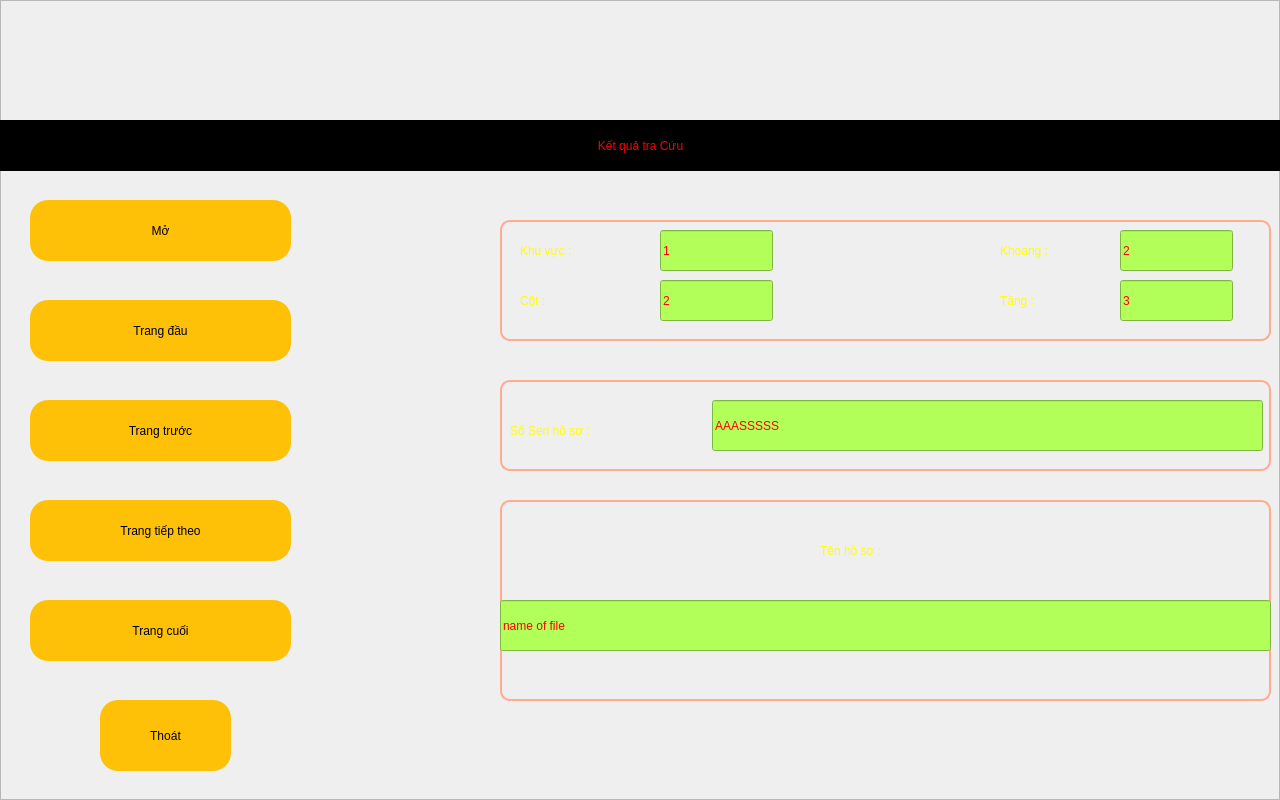
<?xml version="1.0" encoding="UTF-8"?>
<ui version="4.0">
 <class>fKetQuaTraCuu</class>
 <widget class="QWidget" name="fKetQuaTraCuu">
  <property name="geometry">
   <rect>
    <x>0</x>
    <y>0</y>
    <width>1280</width>
    <height>800</height>
   </rect>
  </property>
  <property name="windowTitle">
   <string>Form</string>
  </property>
  <property name="styleSheet">
   <string notr="true"/>
  </property>
  <widget class="QFrame" name="frame">
   <property name="geometry">
    <rect>
     <x>0</x>
     <y>0</y>
     <width>1280</width>
     <height>800</height>
    </rect>
   </property>
   <property name="styleSheet">
    <string notr="true">.QFrame{background-image: url(:/images/darkbg.jpg);}.QPushButton:pressed { background-color: #4164ff}.QPushButton{border-radius: 18px;background-color: #FFC107;font: 75 18pt bold &quot;Ubuntu&quot;;}.QLabel{color:#FF8F00;font: 75 24pt &quot;Ubuntu&quot;;}.QLineEdit{background-color:#B2FF59;font: 75 32pt &quot;Ubuntu&quot;; color: #ff0000}.QGroupBox {border: 2px solid #FFAB91;border-radius: 10px;}
</string>
   </property>
   <property name="frameShape">
    <enum>QFrame::StyledPanel</enum>
   </property>
   <property name="frameShadow">
    <enum>QFrame::Raised</enum>
   </property>
   <widget class="QLabel" name="label">
    <property name="enabled">
     <bool>true</bool>
    </property>
    <property name="geometry">
     <rect>
      <x>0</x>
      <y>120</y>
      <width>1281</width>
      <height>51</height>
     </rect>
    </property>
    <property name="styleSheet">
     <string notr="true">font: 75 32pt &quot;Ubuntu&quot;;background-color: rgb(0, 0, 0);color: rgb(255, 0, 0);</string>
    </property>
    <property name="text">
     <string>Kết quả tra Cứu</string>
    </property>
    <property name="alignment">
     <set>Qt::AlignCenter</set>
    </property>
    <property name="margin">
     <number>0</number>
    </property>
   </widget>
   <widget class="QPushButton" name="btMo">
    <property name="geometry">
     <rect>
      <x>30</x>
      <y>200</y>
      <width>261</width>
      <height>61</height>
     </rect>
    </property>
    <property name="text">
     <string>Mở</string>
    </property>
   </widget>
   <widget class="QPushButton" name="btExit">
    <property name="geometry">
     <rect>
      <x>100</x>
      <y>700</y>
      <width>131</width>
      <height>71</height>
     </rect>
    </property>
    <property name="text">
     <string>Thoát</string>
    </property>
   </widget>
   <widget class="QPushButton" name="btTrangDau">
    <property name="geometry">
     <rect>
      <x>30</x>
      <y>300</y>
      <width>261</width>
      <height>61</height>
     </rect>
    </property>
    <property name="text">
     <string>Trang đầu</string>
    </property>
   </widget>
   <widget class="QPushButton" name="btTrangTruoc">
    <property name="geometry">
     <rect>
      <x>30</x>
      <y>400</y>
      <width>261</width>
      <height>61</height>
     </rect>
    </property>
    <property name="text">
     <string>Trang trước</string>
    </property>
   </widget>
   <widget class="QPushButton" name="btTrangTiepTheo">
    <property name="geometry">
     <rect>
      <x>30</x>
      <y>500</y>
      <width>261</width>
      <height>61</height>
     </rect>
    </property>
    <property name="text">
     <string>Trang tiếp theo</string>
    </property>
   </widget>
   <widget class="QPushButton" name="btTrangCuoi">
    <property name="geometry">
     <rect>
      <x>30</x>
      <y>600</y>
      <width>261</width>
      <height>61</height>
     </rect>
    </property>
    <property name="text">
     <string>Trang cuối</string>
    </property>
   </widget>
   <widget class="QGroupBox" name="grRight">
    <property name="geometry">
     <rect>
      <x>500</x>
      <y>220</y>
      <width>771</width>
      <height>121</height>
     </rect>
    </property>
    <property name="styleSheet">
     <string notr="true">.QLabel{color:#FFFF00 ;font: 75  22pt &quot;Ubuntu&quot;;}</string>
    </property>
    <property name="title">
     <string/>
    </property>
    <widget class="QLabel" name="lbTiemCanPhai">
     <property name="geometry">
      <rect>
       <x>20</x>
       <y>10</y>
       <width>111</width>
       <height>41</height>
      </rect>
     </property>
     <property name="text">
      <string>Khu vực :</string>
     </property>
    </widget>
    <widget class="QLabel" name="lbTiemCanPhai_2">
     <property name="geometry">
      <rect>
       <x>20</x>
       <y>60</y>
       <width>111</width>
       <height>41</height>
      </rect>
     </property>
     <property name="text">
      <string>Cột :</string>
     </property>
    </widget>
    <widget class="QLabel" name="lbTiemCanPhai_3">
     <property name="geometry">
      <rect>
       <x>500</x>
       <y>10</y>
       <width>111</width>
       <height>41</height>
      </rect>
     </property>
     <property name="text">
      <string>Khoang :</string>
     </property>
    </widget>
    <widget class="QLabel" name="lbTiemCanPhai_4">
     <property name="geometry">
      <rect>
       <x>500</x>
       <y>60</y>
       <width>111</width>
       <height>41</height>
      </rect>
     </property>
     <property name="text">
      <string>Tầng : </string>
     </property>
    </widget>
    <widget class="QLineEdit" name="leKhuVuc">
     <property name="geometry">
      <rect>
       <x>160</x>
       <y>10</y>
       <width>113</width>
       <height>41</height>
      </rect>
     </property>
     <property name="text">
      <string>1</string>
     </property>
    </widget>
    <widget class="QLineEdit" name="leCot">
     <property name="geometry">
      <rect>
       <x>160</x>
       <y>60</y>
       <width>113</width>
       <height>41</height>
      </rect>
     </property>
     <property name="text">
      <string>2</string>
     </property>
    </widget>
    <widget class="QLineEdit" name="leKhoang">
     <property name="geometry">
      <rect>
       <x>620</x>
       <y>10</y>
       <width>113</width>
       <height>41</height>
      </rect>
     </property>
     <property name="text">
      <string>2</string>
     </property>
    </widget>
    <widget class="QLineEdit" name="leTang">
     <property name="geometry">
      <rect>
       <x>620</x>
       <y>60</y>
       <width>113</width>
       <height>41</height>
      </rect>
     </property>
     <property name="text">
      <string>3</string>
     </property>
    </widget>
   </widget>
   <widget class="QGroupBox" name="grRight_2">
    <property name="geometry">
     <rect>
      <x>500</x>
      <y>380</y>
      <width>771</width>
      <height>91</height>
     </rect>
    </property>
    <property name="styleSheet">
     <string notr="true">.QLabel{color:#FFFF00 ;font: 75  22pt &quot;Ubuntu&quot;;}</string>
    </property>
    <property name="title">
     <string/>
    </property>
    <widget class="QLabel" name="lbTiemCanPhai_5">
     <property name="geometry">
      <rect>
       <x>10</x>
       <y>30</y>
       <width>201</width>
       <height>41</height>
      </rect>
     </property>
     <property name="text">
      <string>Số Seri hồ sơ :</string>
     </property>
    </widget>
    <widget class="QLineEdit" name="leSeri">
     <property name="geometry">
      <rect>
       <x>212</x>
       <y>20</y>
       <width>551</width>
       <height>51</height>
      </rect>
     </property>
     <property name="text">
      <string>AAASSSSS</string>
     </property>
    </widget>
   </widget>
   <widget class="QGroupBox" name="grRight_3">
    <property name="geometry">
     <rect>
      <x>500</x>
      <y>500</y>
      <width>771</width>
      <height>201</height>
     </rect>
    </property>
    <property name="styleSheet">
     <string notr="true">.QLabel{color:#FFFF00 ;font: 75  22pt &quot;Ubuntu&quot;;}</string>
    </property>
    <property name="title">
     <string/>
    </property>
    <widget class="QLabel" name="lbTiemCanPhai_6">
     <property name="geometry">
      <rect>
       <x>320</x>
       <y>30</y>
       <width>141</width>
       <height>41</height>
      </rect>
     </property>
     <property name="text">
      <string>Tên hồ sơ :</string>
     </property>
    </widget>
    <widget class="QLineEdit" name="leTen">
     <property name="geometry">
      <rect>
       <x>0</x>
       <y>100</y>
       <width>771</width>
       <height>51</height>
      </rect>
     </property>
     <property name="text">
      <string>name of file</string>
     </property>
    </widget>
   </widget>
  </widget>
 </widget>
 <resources>
  <include location="resources.qrc"/>
 </resources>
 <connections/>
</ui>
